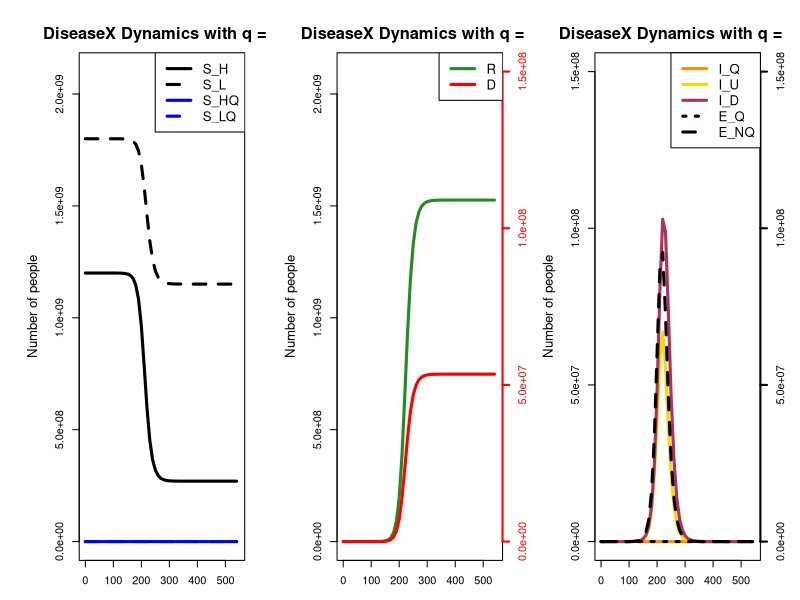
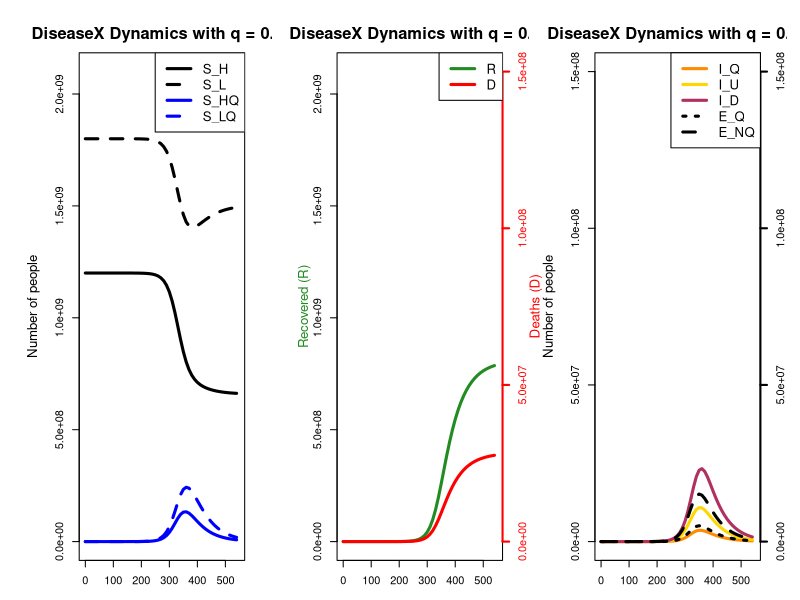
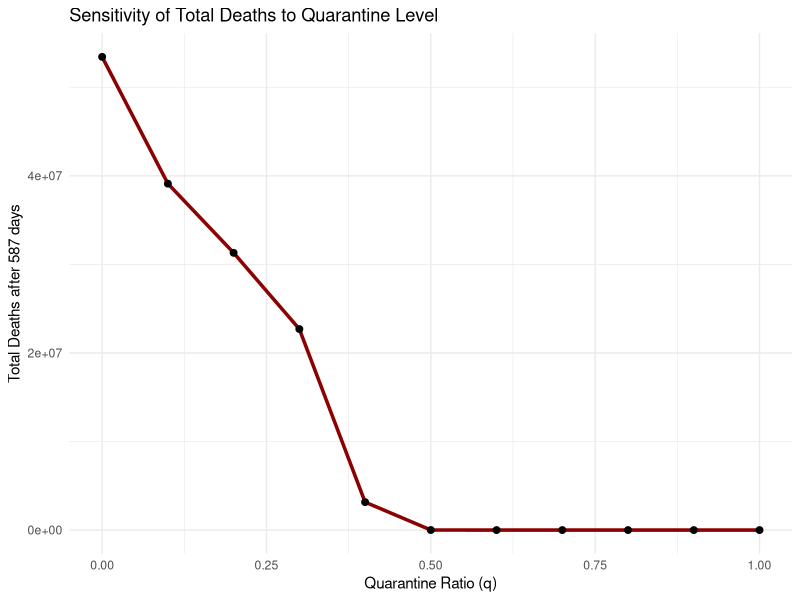
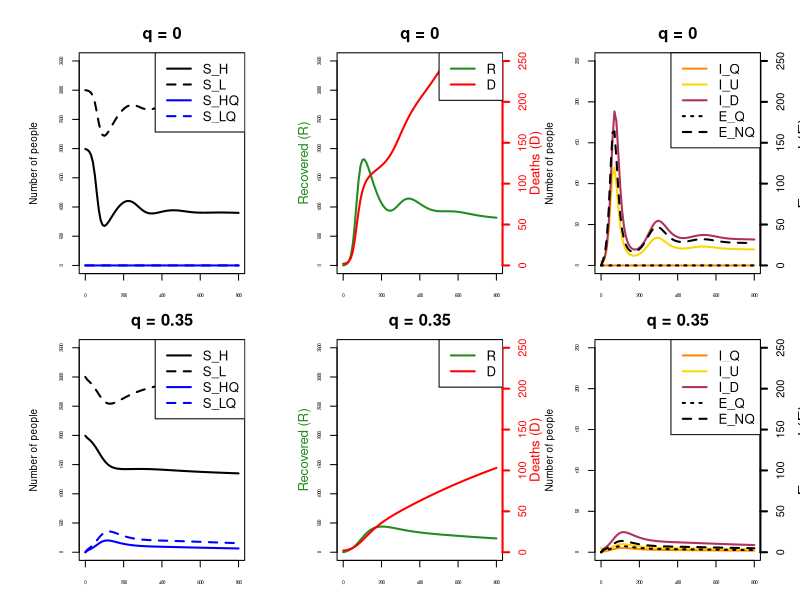

These charts were generated, in order, by the following R code:
## ---- chunk 1
#| echo: FALSE  
#| warning: FALSE 
#| message: false

rm(list = ls()) 
library(deSolve)

# Quarantine level: 0, Population: 3mil, Duration: 360days (1 year)
quarantine_ratio <- 0 
totalpopulation <- 3000000000 
duration <-547

# ODE model equations
DiseaseXmodel = function(Time, State, Params) {
  with(as.list(c(State, Params)), {
    Itotal = 0.10*(E_NQ) + I_U + 0.38*I_D     
    
    # 1. Susceptible High Risk quarantined S_HQ
    dS_HQdt = k*(1-b0)*q*S_H*Itotal/N0 - r_Q*S_HQ
    # 2. Susceptible High Risk S_H 
    dS_Hdt = r_Q*S_HQ - k*q*(1-b0)*S_H*Itotal/N0 - k*(1 - q)*b0*S_H*Itotal/N0 - k*q*b0*S_H*Itotal/N0
    # 3. Susceptible Low Risk quarantined S_LQ
    dS_LQdt = k*(1-b1)*q*S_L*Itotal/N0 -r_Q*S_LQ
    # 4. Susceptible Low Risk S_L 
    dS_Ldt = r_Q*S_LQ - k*q*(1-b1)*S_L*Itotal/N0 - k*(1 - q)*b1*S_L*Itotal/N0 - k*q*b1*S_L*Itotal/N0
    # 5. Latent infection quarantined E_Q
    dE_Qdt = k*q*b0*Itotal*S_H/N0 + k*q*b1*Itotal*S_L/N0 - p*E_Q 
    # 6. Latent infection NOT quarantined E_NQ
    dE_NQdt = k*(1-q)*b0*Itotal*S_H/N0 + k*(1-q)*b1*Itotal*S_L/N0 - p*E_NQ 
    # 7. Infectious quarantined I_Q
    dI_Qdt = p*E_Q - I_Q*(m+w1+v0) 
    # 8. Infectious undetected (not quarantined) I_U 
    dI_Udt = p*E_NQ - I_U*(m+w2+v0) 
    # 9. Infectious diagnosed (treated) I_D
    dI_Ddt = w1*I_Q + w2*I_U - m*I_D - v1*I_D
    # 10. DiseaseX deaths
    dDdt = m*(I_Q + I_U + I_D)
    # 11. Recovered immune 
    dRdt = v0*(I_Q + I_U) + v1*I_D
    
    return(list(c(dS_HQdt, dS_Hdt, dS_LQdt, dS_Ldt,
                  dE_Qdt, dE_NQdt,
                  dI_Qdt, dI_Udt, dI_Ddt,
                  dRdt, dDdt)))
  }) 
}

# Vector of parameter values
params = c(k = 10, # (1/day); baseline daily number of contacts per capita
           b0 = 0.075, # probability of urban transmission per contact between susceptible and infectious
           b1 = 0.30*0.075, # probability of rural transmission per contact between susceptible and infectious  
           p = 1/3, # (1/day); inverse of mean time for progression from exposed(latent infected) to infectious
           v0 = 1/8, # (1/day); per capita recovery rate
           v1 = 1/5, # (1/day); per capita recovery rate, treated properly
           m = 0.006, # (1/day); per capita death rate
           w1 = 1/3, # (1/day); mean daily rate at which infectious are diagnosed and treated properly
           w2 = 1/3, # (1/day); mean daily rate at which infectious are diagnosed and treated properly
           r_Q = 1/10, # (1/day); inverse of average time of quarantine for susceptible and not infectious
           q = quarantine_ratio, # fraction; for definition, see lecture slides
           N0 = totalpopulation # number of humans in at-risk population
)

# Vector of initial conditions
yiniValues = c(S_HQ = 0, S_H = totalpopulation*0.4-7 ,S_LQ = 0, S_L = totalpopulation*0.6,
               E_Q = 0, E_NQ = 0,
               I_Q = 0, I_U = 5, I_D = 0,
               R = 0, D = 2)

# Specify the time interval you would like to save results for
times = seq(0, duration, by = 10) 

# Calculate output using ode function from library deSolve
modelResults = as.data.frame(ode(func = DiseaseXmodel, y = yiniValues,parms = params, times = times))
## ---- chunk 2
#| echo: FALSE  
#| warning: FALSE 
#| message: false

# Set up 2x3 grid layout
par(mfrow = c(1, 3))
par(oma = c(1, 1, 1, 1))  # Outer margins
par(mar = c(2, 5, 3, 2))  # Inner margins

# Font sizes
cex_main <- 1.5
cex_lab <- 1.2
cex_axis <- 1
cex_legend <- 1.2

# ========== First Row ==========
# Plot 1: S_H, S_L vs. S_HQ, S_LQ
plot(modelResults$time, modelResults$S_H, type = "l",
     xlab = "Time (days)", ylab = "Number of people",
     xlim = c(0, duration), ylim = c(0, 0.7 * totalpopulation),
     main = paste("DiseaseX Dynamics with q =", quarantine_ratio),
     col = "black", lty = "solid", lwd = 3,
     cex.main = cex_main, cex.lab = cex_lab, cex.axis = cex_axis)
lines(modelResults$time, modelResults$S_L, col = "black", lty = "dashed", lwd = 3)
lines(modelResults$time, modelResults$S_HQ, col = "blue", lty = "solid", lwd = 3)
lines(modelResults$time, modelResults$S_LQ, col = "blue", lty = "dashed", lwd = 3)
legend("topright", legend = c("S_H", "S_L", "S_HQ", "S_LQ"),
       col = c("black", "black", "blue", "blue"),
       lty = c("solid", "dashed", "solid", "dashed"),
       lwd = 3, cex = cex_legend)

# Plot 2: R vs. D
plot(modelResults$time, modelResults$R, type = "l",
     xlab = "Time (days)", ylab = "Number of people",
     xlim = c(0, duration), ylim = c(0, 0.7*totalpopulation),
     main = paste("DiseaseX Dynamics with q =", quarantine_ratio),
     col = "forestgreen", lwd = 3,
     cex.main = cex_main, cex.lab = cex_lab, cex.axis = cex_axis)
par(new = TRUE)
plot(modelResults$time, modelResults$D, type = "l", xlab = "", ylab = "",
     axes = FALSE, col = "red", lwd = 3, xlim = c(0, duration), ylim = c(0, 0.05 * totalpopulation))
axis(side = 4, col = "red", col.axis = "red", lwd = 2)
legend("topright", legend = c("R", "D"),
       col = c("forestgreen", "red"), lty = c("solid", "solid"),
       lwd = 3, cex = cex_legend)

# Plot 3: I_Q, I_U, I_D vs. E_Q, E_NQ
plot(modelResults$time, modelResults$I_Q, type = "l",
     xlab = "Time (days)", ylab = "Number of people",
     xlim = c(0, duration), ylim = c(0, 0.05 * totalpopulation),
     main = paste("DiseaseX Dynamics with q =", quarantine_ratio),
     col = "darkorange", lwd = 3,
     cex.main = cex_main, cex.lab = cex_lab, cex.axis = cex_axis)
lines(modelResults$time, modelResults$I_U, col = "gold1", lwd = 3)
lines(modelResults$time, modelResults$I_D, col = "maroon", lwd = 3)
par(new = TRUE)

plot(modelResults$time, modelResults$E_Q, type = "l", xlab = "", ylab = "",
     axes = FALSE, col = "black", lty = "dotted", lwd = 3,
     xlim = c(0, duration), ylim = c(0, 0.05 * totalpopulation))
lines(modelResults$time, modelResults$E_NQ, col = "black", lty = "dashed", lwd = 3)
axis(side = 4, col.axis = "black", lwd = 2)
legend("topright", legend = c("I_Q", "I_U", "I_D", "E_Q", "E_NQ"),
       col = c("darkorange", "gold1", "maroon", "black", "black"),
       lty = c("solid", "solid", "solid", "dotted", "dashed"),
       lwd = 3, cex = cex_legend)
## ---- chunk 3
#| echo: FALSE  
#| warning: FALSE 
#| message: false
quarantine_ratio <- 0.25 
totalpopulation <- 3000000000 
duration <-547

# ODE model equations
DiseaseXmodel = function(Time, State, Params) {
  with(as.list(c(State, Params)), {
    Itotal = 0.10*(E_NQ) + I_U + 0.38*I_D     
    
    # 1. Susceptible High Risk quarantined S_HQ
    dS_HQdt = k*(1-b0)*q*S_H*Itotal/N0 - r_Q*S_HQ
    # 2. Susceptible High Risk S_H 
    dS_Hdt = r_Q*S_HQ - k*q*(1-b0)*S_H*Itotal/N0 - k*(1 - q)*b0*S_H*Itotal/N0 - k*q*b0*S_H*Itotal/N0
    # 3. Susceptible Low Risk quarantined S_LQ
    dS_LQdt = k*(1-b1)*q*S_L*Itotal/N0 -r_Q*S_LQ
    # 4. Susceptible Low Risk S_L 
    dS_Ldt = r_Q*S_LQ - k*q*(1-b1)*S_L*Itotal/N0 - k*(1 - q)*b1*S_L*Itotal/N0 - k*q*b1*S_L*Itotal/N0
    # 5. Latent infection quarantined E_Q
    dE_Qdt = k*q*b0*Itotal*S_H/N0 + k*q*b1*Itotal*S_L/N0 - p*E_Q 
    # 6. Latent infection NOT quarantined E_NQ
    dE_NQdt = k*(1-q)*b0*Itotal*S_H/N0 + k*(1-q)*b1*Itotal*S_L/N0 - p*E_NQ 
    # 7. Infectious quarantined I_Q
    dI_Qdt = p*E_Q - I_Q*(m+w1+v0) 
    # 8. Infectious undetected (not quarantined) I_U 
    dI_Udt = p*E_NQ - I_U*(m+w2+v0) 
    # 9. Infectious diagnosed (treated) I_D
    dI_Ddt = w1*I_Q + w2*I_U - m*I_D - v1*I_D
    # 10. DiseaseX deaths
    dDdt = m*(I_Q + I_U + I_D)
    # 11. Recovered immune 
    dRdt = v0*(I_Q + I_U) + v1*I_D
    
    return(list(c(dS_HQdt, dS_Hdt, dS_LQdt, dS_Ldt,
                  dE_Qdt, dE_NQdt,
                  dI_Qdt, dI_Udt, dI_Ddt,
                  dRdt, dDdt)))
  }) 
}

# Vector of parameter values
params = c(k = 10, # (1/day); baseline daily number of contacts per capita
           b0 = 0.075, # probability of urban transmission per contact between susceptible and infectious
           b1 = 0.30*0.075, # probability of rural transmission per contact between susceptible and infectious  
           p = 1/3, # (1/day); inverse of mean time for progression from exposed(latent infected) to infectious
           v0 = 1/8, # (1/day); per capita recovery rate
           v1 = 1/5, # (1/day); per capita recovery rate, treated properly
           m = 0.006, # (1/day); per capita death rate
           w1 = 1/3, # (1/day); mean daily rate at which infectious are diagnosed and treated properly
           w2 = 1/3, # (1/day); mean daily rate at which infectious are diagnosed and treated properly
           r_Q = 1/10, # (1/day); inverse of average time of quarantine for susceptible and not infectious
           q = quarantine_ratio, # fraction; for definition, see lecture slides
           N0 = totalpopulation # number of humans in at-risk population
)

# Vector of initial conditions
yiniValues = c(S_HQ = 0, S_H = totalpopulation*0.4-7 ,S_LQ = 0, S_L = totalpopulation*0.6,
               E_Q = 0, E_NQ = 0,
               I_Q = 0, I_U = 5, I_D = 0,
               R = 0, D = 2)

# Specify the time interval you would like to save results for
times = seq(0, duration, by = 10) 

# Calculate output using ode function from library deSolve
modelResults = as.data.frame(ode(func = DiseaseXmodel, y = yiniValues,parms = params, times = times))
## ---- chunk 4
#| echo: FALSE  
#| warning: FALSE 
#| message: false

# Set up 2x3 grid layout
par(mfrow = c(1, 3))
par(oma = c(1, 1, 1, 1))  # Outer margins
par(mar = c(2, 5, 3, 2))  # Inner margins

# Font sizes
cex_main <- 1.5
cex_lab <- 1.2
cex_axis <- 1
cex_legend <- 1.2

# ========== First Row ==========
# Plot 1: S_H, S_L vs. S_HQ, S_LQ
plot(modelResults$time, modelResults$S_H, type = "l",
     xlab = "Time (days)", ylab = "Number of people",
     xlim = c(0, duration), ylim = c(0, 0.7 * totalpopulation),
     main = paste("DiseaseX Dynamics with q =", quarantine_ratio),
     col = "black", lty = "solid", lwd = 3,
     cex.main = cex_main, cex.lab = cex_lab, cex.axis = cex_axis)
lines(modelResults$time, modelResults$S_L, col = "black", lty = "dashed", lwd = 3)
lines(modelResults$time, modelResults$S_HQ, col = "blue", lty = "solid", lwd = 3)
lines(modelResults$time, modelResults$S_LQ, col = "blue", lty = "dashed", lwd = 3)
legend("topright", legend = c("S_H", "S_L", "S_HQ", "S_LQ"),
       col = c("black", "black", "blue", "blue"),
       lty = c("solid", "dashed", "solid", "dashed"),
       lwd = 3, cex = cex_legend)

# Plot 2: R vs. D
plot(modelResults$time, modelResults$R, type = "l",
     xlab = "Time (days)", ylab = "",
     xlim = c(0, duration), ylim = c(0, 0.7*totalpopulation),
     main = paste("DiseaseX Dynamics with q =", quarantine_ratio),
     col = "forestgreen", lwd = 3,
     cex.main = cex_main, cex.lab = cex_lab, cex.axis = cex_axis)
mtext("Recovered (R)", side = 2, line = 2, col = "forestgreen", cex = 0.8)
par(new = TRUE)
plot(modelResults$time, modelResults$D, type = "l", xlab = "", ylab = "",
     axes = FALSE, col = "red", lwd = 3, xlim = c(0, duration), ylim = c(0, 0.05 * totalpopulation))
axis(side = 4, col = "red", col.axis = "red", lwd = 2)
mtext("Deaths (D)", side = 4, line = 2, col = "red", cex = 0.8)
legend("topright", legend = c("R", "D"),
       col = c("forestgreen", "red"), lty = c("solid", "solid"),
       lwd = 3, cex = cex_legend)

# Plot 3: I_Q, I_U, I_D vs. E_Q, E_NQ
plot(modelResults$time, modelResults$I_Q, type = "l",
     xlab = "Time (days)", ylab = "Number of people",
     xlim = c(0, duration), ylim = c(0, 0.05 * totalpopulation),
     main = paste("DiseaseX Dynamics with q =", quarantine_ratio),
     col = "darkorange", lwd = 3,
     cex.main = cex_main, cex.lab = cex_lab, cex.axis = cex_axis)
lines(modelResults$time, modelResults$I_U, col = "gold1", lwd = 3)
lines(modelResults$time, modelResults$I_D, col = "maroon", lwd = 3)
par(new = TRUE)

plot(modelResults$time, modelResults$E_Q, type = "l", xlab = "", ylab = "",
     axes = FALSE, col = "black", lty = "dotted", lwd = 3,
     xlim = c(0, duration), ylim = c(0, 0.05 * totalpopulation))
lines(modelResults$time, modelResults$E_NQ, col = "black", lty = "dashed", lwd = 3)
axis(side = 4, col.axis = "black", lwd = 2)
legend("topright", legend = c("I_Q", "I_U", "I_D", "E_Q", "E_NQ"),
       col = c("darkorange", "gold1", "maroon", "black", "black"),
       lty = c("solid", "solid", "solid", "dotted", "dashed"),
       lwd = 3, cex = cex_legend)
## ---- chunk 5
#| echo: FALSE  
#| warning: FALSE 
#| message: false

q_values <- seq(0, 1, by = 0.1) 

# Initialize a dataframe to store results
sensitivity_results <- data.frame(q = numeric(), total_deaths = numeric())

for (q_val in q_values) {
  
  # Update parameter list with current q
  params["q"] <- q_val
  
  # Run the model
  output <- as.data.frame(ode(func = DiseaseXmodel, y = yiniValues, parms = params, times = times))
  
  # Get final number of deaths at the last time step
  final_deaths <- tail(output$D, 1)
  
  # Store result
  sensitivity_results <- rbind(sensitivity_results, data.frame(q = q_val, total_deaths = final_deaths))
}

library(ggplot2)

ggplot(sensitivity_results, aes(x = q, y = total_deaths)) +
  geom_line(color = "darkred", size = 1.2) +
  geom_point(color = "black", size = 2) +
  labs(title = "Sensitivity of Total Deaths to Quarantine Level",
       x = "Quarantine Ratio (q)",
       y = "Total Deaths after 587 days") +
  theme_minimal()


## ---- chunk 6
#| echo: FALSE  
#| warning: FALSE 
#| message: false

# Variables 
quarantine_ratio_1 <- 0
quarantine_ratio_2 <- 0.35
totalpopulation <-  5000 
duration <-800

DiseaseXmodel = function(Time, State, Params) {
  with(as.list(c(State, Params)), {
    Itotal = 0.10*(E_NQ) + I_U + 0.38*I_D     
    # 1. Susceptible High Risk quarantined S_HQ
    dS_HQdt = k*(1-b0)*q*S_H*Itotal/N0 - r_Q*S_HQ
    # 2. Susceptible High Risk S_H 
    dS_Hdt = alpha*(R) + r_Q*S_HQ - k*q*(1-b0)*S_H*Itotal/N0 - k*(1 - q)*b0*S_H*Itotal/N0 - k*q*b0*S_H*Itotal/N0
    # 3. Susceptible Low Risk quarantined S_LQ
    dS_LQdt = k*(1-b1)*q*S_L*Itotal/N0 -r_Q*S_LQ
    # 4. Susceptible Low Risk S_L 
    dS_Ldt = alpha*(R) + r_Q*S_LQ - k*q*(1-b1)*S_L*Itotal/N0 - k*(1 - q)*b1*S_L*Itotal/N0 - k*q*b1*S_L*Itotal/N0
    # 5. Latent infection quarantined E_Q
    dE_Qdt = k*q*b0*Itotal*S_H/N0 + k*q*b1*Itotal*S_L/N0 - p*E_Q 
    # 6. Latent infection NOT quarantined E_NQ
    dE_NQdt = k*(1-q)*b0*Itotal*S_H/N0 + k*(1-q)*b1*Itotal*S_L/N0 - p*E_NQ 
    # 7. Infectious quarantined I_Q
    dI_Qdt = p*E_Q - I_Q*(m+w1+v0) 
    # 8. Infectious undetected (not quarantined) I_U 
    dI_Udt = p*E_NQ - I_U*(m+w2+v0) 
    # 9. Infectious diagnosed (treated) I_D
    dI_Ddt = w1*I_Q + w2*I_U - m*I_D - v1*I_D
    # 10. DiseaseX deaths
    dDdt = m*(I_Q + I_U + I_D)
    # 11. Recovered immune 
    dRdt = v0*(I_Q + I_U) + v1*I_D - alpha*(R) - alpha*(R)
    
    return(list(c(dS_HQdt, dS_Hdt, dS_LQdt, dS_Ldt,
                  dE_Qdt, dE_NQdt,
                  dI_Qdt, dI_Udt, dI_Ddt,
                  dRdt, dDdt)))
  }) 
}

# Vector of parameter values
params1 = c(alpha =1/180,
            k = 10, # (1/day); baseline daily number of contacts per capita
            b0 = 0.075, # probability of urban transmission per contact between susceptible and infectious
            b1 = 0.30*0.075, # probability of rural transmission per contact between susceptible and infectious  
            p = 1/3, # (1/day); inverse of mean time for progression from exposed(latent infected) to infectious
            v0 = 1/8, # (1/day); per capita recovery rate
            v1 = 1/5, # (1/day); per capita recovery rate, treated properly
            m = 0.006, # (1/day); per capita death rate
            w1 = 1/3, # (1/day); mean daily rate at which infectious are diagnosed and treated properly
            w2 = 1/3, # (1/day); mean daily rate at which infectious are diagnosed and treated properly
            r_Q = 1/10, # (1/day); inverse of average time of quarantine for susceptible and not infectious
            q = quarantine_ratio_1, # fraction; for definition, see lecture slides
            N0 = totalpopulation # number of humans in at-risk population
)

params2 = c(alpha =1/180,
            k = 10, # (1/day); baseline daily number of contacts per capita
            b0 = 0.075, # probability of urban transmission per contact between susceptible and infectious
            b1 = 0.30*0.075, # probability of rural transmission per contact between susceptible and infectious  
            p = 1/3, # (1/day); inverse of mean time for progression from exposed(latent infected) to infectious
            v0 = 1/8, # (1/day); per capita recovery rate
            v1 = 1/5, # (1/day); per capita recovery rate, treated properly
            m = 0.006, # (1/day); per capita death rate
            w1 = 1/3, # (1/day); mean daily rate at which infectious are diagnosed and treated properly
            w2 = 1/3, # (1/day); mean daily rate at which infectious are diagnosed and treated properly
            r_Q = 1/10, # (1/day); inverse of average time of quarantine for susceptible and not infectious
            q = quarantine_ratio_2, # fraction; for definition, see lecture slides
            N0 = totalpopulation # number of humans in at-risk population
)

yiniValues = c(S_HQ = 0, S_H = totalpopulation*0.4-7 ,S_LQ = 0, S_L = totalpopulation*0.6,
               E_Q = 0, E_NQ = 0,
               I_Q = 0, I_U = 5, I_D = 0,
               R = 0, D = 2)

times = seq(0, duration, by = 10) 

modelResults1 = as.data.frame(ode(func = DiseaseXmodel, y = yiniValues,parms = params1, times = times))
modelResults2 = as.data.frame(ode(func = DiseaseXmodel, y = yiniValues,parms = params2, times = times))

# Set up 2x3 grid layout
par(mfrow = c(2, 3))
par(oma = c(1, 1, 1, 1))  # Outer margins
par(mar = c(2, 5, 3, 2))  # Inner margins

# Font sizes
cex_main <- 1.5
cex_lab <- 0.9
cex_axis <- 0.4
cex_legend <- 1.2

# Helper function to plot each simulation
plot_results <- function(modelResults, quarantine_ratio, totalpopulation, duration, label_prefix = "") {
  # Plot 1: S_H, S_L vs. S_HQ, S_LQ
  plot(modelResults$time, modelResults$S_H, type = "l",
       xlab = "Time (days)", ylab = "Number of people",
       xlim = c(0, duration), ylim = c(0, 0.7 * totalpopulation),
       main = paste0(label_prefix, "q = ", quarantine_ratio),
       col = "black", lty = "solid", lwd = 2,
       cex.main = cex_main, cex.lab = cex_lab, cex.axis = cex_axis)
  lines(modelResults$time, modelResults$S_L, col = "black", lty = "dashed", lwd = 2)
  lines(modelResults$time, modelResults$S_HQ, col = "blue", lty = "solid", lwd = 2)
  lines(modelResults$time, modelResults$S_LQ, col = "blue", lty = "dashed", lwd = 2)
  legend("topright", legend = c("S_H", "S_L", "S_HQ", "S_LQ"),
         col = c("black", "black", "blue", "blue"),
         lty = c("solid", "dashed", "solid", "dashed"),
         lwd = 2, cex = cex_legend)
  
  # Plot 2: R vs. D
  plot(modelResults$time, modelResults$R, type = "l",
       xlab = "Time (days)",ylab = "",
       xlim = c(0, duration), ylim = c(0, 0.7 * totalpopulation),
       main = paste0(label_prefix, "q = ", quarantine_ratio),
       col = "forestgreen", lwd = 2,
       cex.main = cex_main, cex.lab = cex_lab, cex.axis = cex_axis)
  mtext("Recovered (R)", side = 2, line = 2, col = "forestgreen", cex = 0.8)
  par(new = TRUE)
  plot(modelResults$time, modelResults$D, type = "l", xlab = "", ylab = "",
       axes = FALSE, col = "red", lwd = 2,
       xlim = c(0, duration), ylim = c(0, 0.05 * totalpopulation))
  axis(side = 4, col = "red", col.axis = "red", lwd = 2)
  mtext("Deaths (D)", side = 4, line = 2, col = "red", cex = 0.8)
  
  legend("topright", legend = c("R", "D"),
         col = c("forestgreen", "red"), lty = c("solid", "solid"),
         lwd = 2, cex = cex_legend)
  
  
  # Plot 3: I_Q, I_U, I_D vs. E_Q, E_NQ
  plot(modelResults$time, modelResults$I_Q, type = "l",
       xlab = "Time (days)", ylab = "Number of people",
       xlim = c(0, duration), ylim = c(0, 0.05 * totalpopulation),
       main = paste0(label_prefix, "q = ", quarantine_ratio),
       col = "darkorange", lwd = 2,
       cex.main = cex_main, cex.lab = cex_lab, cex.axis = cex_axis)
  lines(modelResults$time, modelResults$I_U, col = "gold1", lwd = 2)
  lines(modelResults$time, modelResults$I_D, col = "maroon", lwd = 2)
  par(new = TRUE)
  plot(modelResults$time, modelResults$E_Q, type = "l", xlab = "", ylab = "",
       axes = FALSE, col = "black", lty = "dotted", lwd = 2,
       xlim = c(0, duration), ylim = c(0, 0.05 * totalpopulation))
  lines(modelResults$time, modelResults$E_NQ, col = "black", lty = "dashed", lwd = 2)
  axis(side = 4, col.axis = "black", lwd = 2)
  mtext("Exposed (E)", side = 4, line = 3)
  legend("topright", legend = c("I_Q", "I_U", "I_D", "E_Q", "E_NQ"),
         col = c("darkorange", "gold1", "maroon", "black", "black"),
         lty = c("solid", "solid", "solid", "dotted", "dashed"),
         lwd = 2, cex = cex_legend)
}

# ========== Run plots ==========
plot_results(modelResults1, quarantine_ratio_1, totalpopulation, duration)
plot_results(modelResults2, quarantine_ratio_2, totalpopulation, duration)
